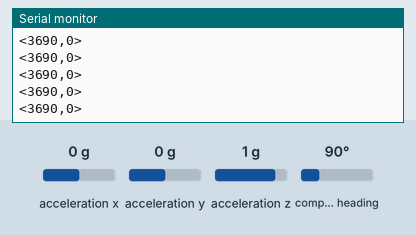
Bench run of a sketch on a simulated Arduino Uno, built with avr-gcc and run on an emulated ATmega328P. On the bench: the last lines printed to the serial monitor. Inputs (shaded band) come from the test bench; at power-on: acceleration y 0 g, acceleration z 1 g, compass heading 90°, acceleration x 0 g.

Above: at 5.2 s.
5.3 s: acceleration y set to -1.4 g
At 6.1 s:
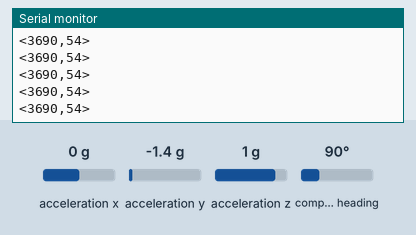
8.3 s: acceleration z set to -1.4 g
At 9.0 s:
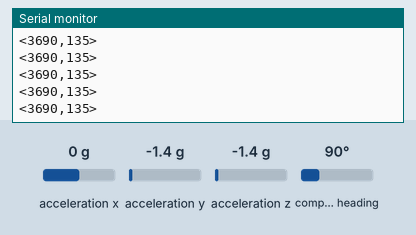
11.3 s: compass heading set to 7°
At 12.0 s:
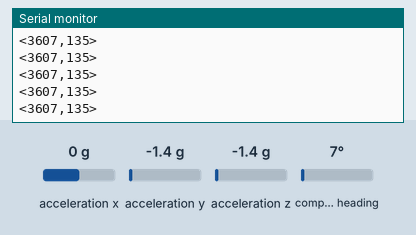
Timing chart, 0 to 14.3 s (numbered marks = the images above; inputs shaded):
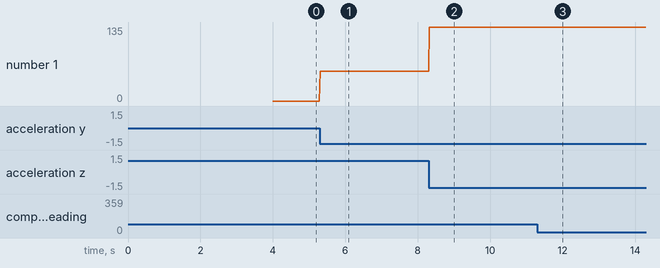

The sketch:

UnoGyro2Serial.ino
```cpp
#include <Wire.h>
#include <Adafruit_BNO055.h>
#include <utility/imumaths.h>

Adafruit_BNO055 bno = Adafruit_BNO055(55);

float x = 0;
float prev_x = x;
float temp_x = x;
float base_x = 3600;
float diff_x;

void setup(void)
{
  Serial.begin(9600);

  /* Initialise the sensor */
  if (!bno.begin())
  {
    while (1);
  }

  delay(4000);

  bno.setExtCrystalUse(true);
}

void loop(void)
{
  sensors_event_t event;
  bno.getEvent(&event);

  temp_x = event.orientation.x;

  diff_x = temp_x - prev_x;

  if (abs(diff_x) > 180) {
    if (diff_x / abs(diff_x) == -1) {
      base_x = base_x + 360;
    }
    else {
      base_x = base_x - 360;
    }
  }
  x = base_x + temp_x;

  /* Display the floating point data */

  Serial.print('<');
  Serial.print(round(x));
  Serial.print(",");
  Serial.print(round(event.orientation.z));
  Serial.println('>');

  delay(20);
  prev_x = temp_x;

}
```

Measured:
- after the input at 5.3 s, the serial monitor: prints a new line at once (image 1)
- after the input at 8.3 s, the serial monitor: prints a new line at once (image 2)
- after the input at 11.3 s, the serial monitor: prints a new line at once (image 3)
- plotted number 1: 0 → 54 after the input at 5.3 s, 54 → 135 after the input at 8.3 s
